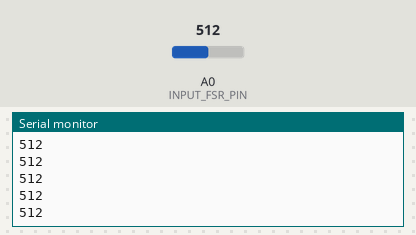
This sketch was run on a simulated Arduino Uno, built with avr-gcc and run on an emulated ATmega328P. Parts: the last lines printed to the serial monitor. The test bench sets the inputs (shaded band); at power-on: A0 (INPUT_FSR_PIN) = 512.

Above: at 1.2 s.
1.3 s: A0 (INPUT_FSR_PIN) set to 716
At 2.3 s:
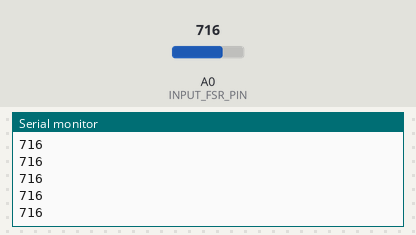
2.8 s: A0 (INPUT_FSR_PIN) set to 900
At 3.9 s:
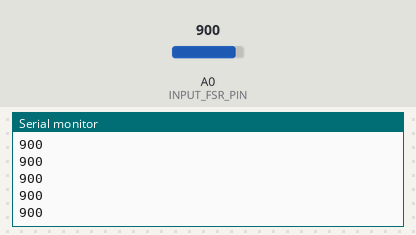
Timing chart, 0 to 5.8 s (numbered marks = the images above; inputs shaded):
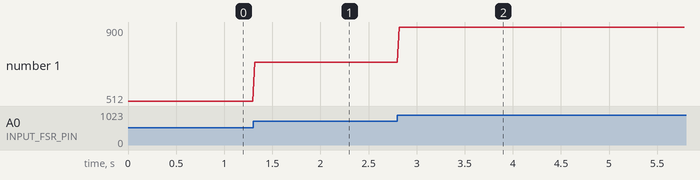

Measured:
- after the input at 1.3 s, the serial monitor: prints a new line at once (image 1)
- after the input at 2.8 s, the serial monitor: prints a new line at once (image 2)
- plotted number 1: 512 → 716 after the input at 1.3 s, 716 → 900 after the input at 2.8 s

The sketch:

ForceTest.ino
```cpp
const int INPUT_FSR_PIN = A0;
const int DELAY_MS = 20;

void setup() {
  // put your setup code here, to run once:
  pinMode(INPUT_FSR_PIN, INPUT);
  Serial.begin(9600);
}

void loop() {
  // put your main code here, to run repeatedly:
  int val = analogRead(INPUT_FSR_PIN);
  Serial.println(val);

  delay(DELAY_MS);
}
```
